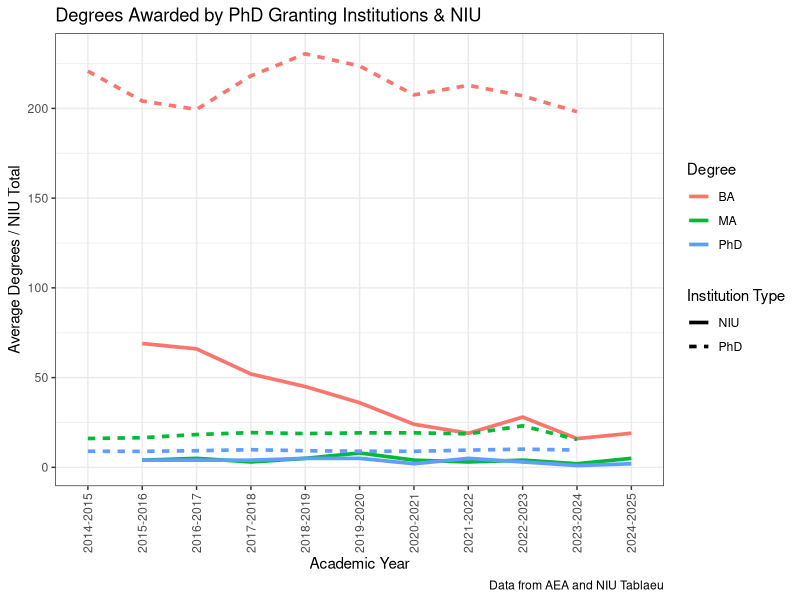
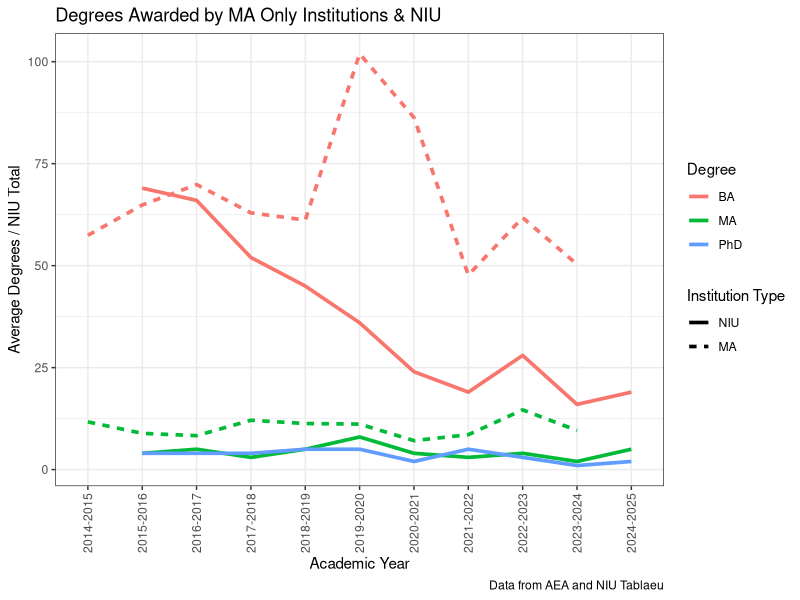
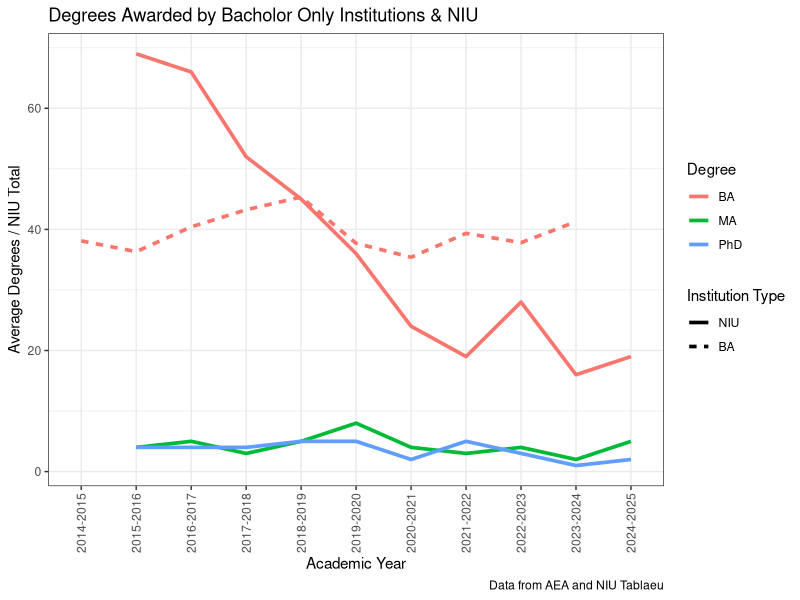
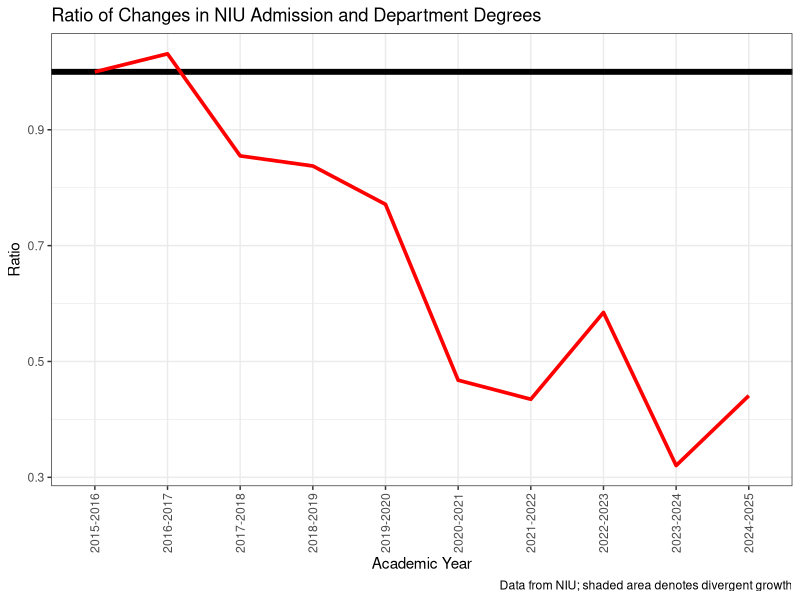
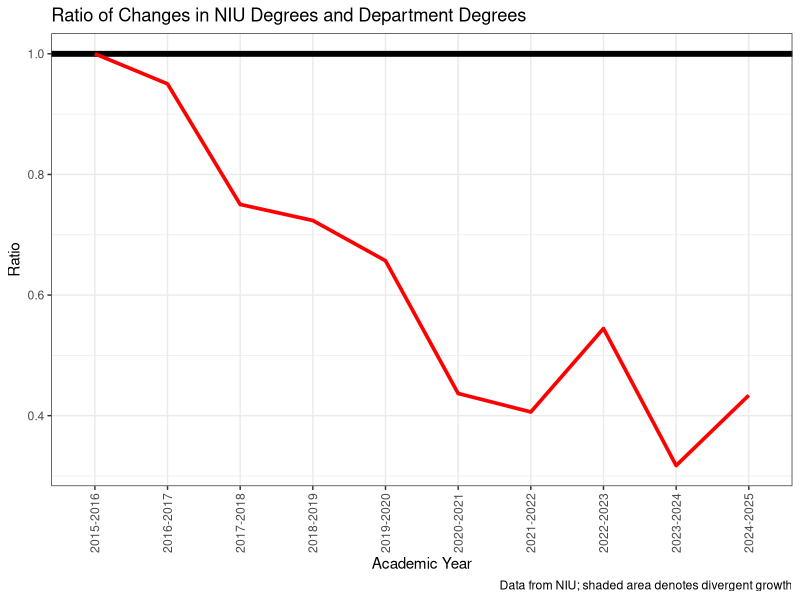
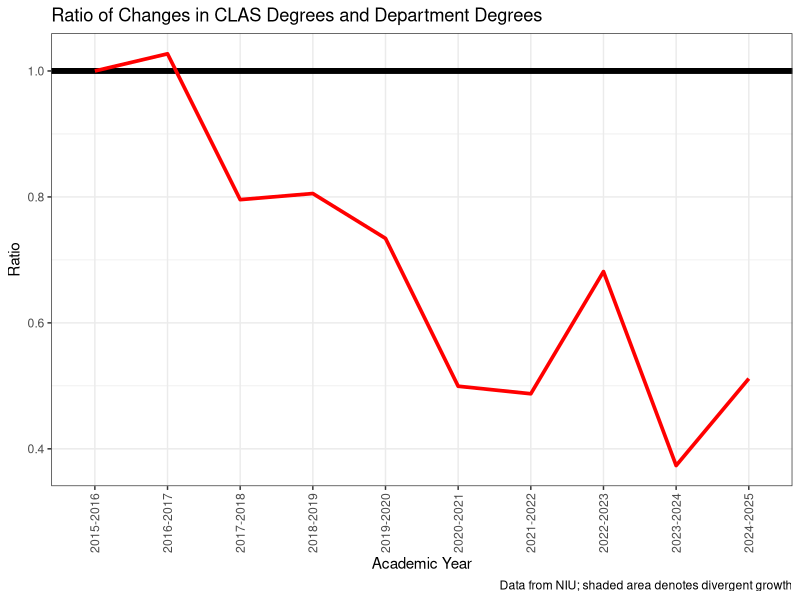
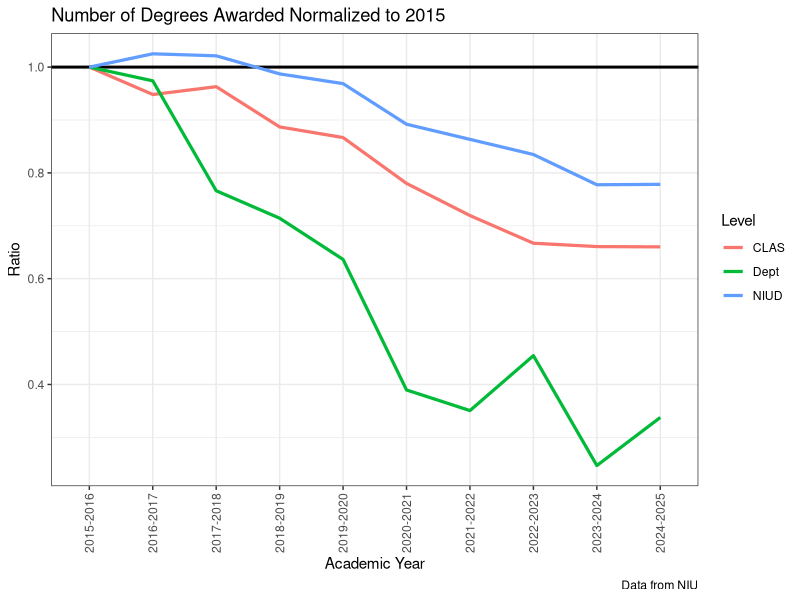

These figures' R source, in order:
rm(list = ls())

library(tidyverse)

#Load Data
AEA.degree <- read.csv(file = "./Data/AEA Degree Awarded.csv", header = TRUE, as.is = TRUE)
NIU.degree <- read.csv(file = "./Data/Tableau NIU Degree.csv", header = TRUE, as.is = TRUE)


#Degrees Awarded

niu.degree <- NIU.degree %>%
  filter(Degree != "NIU") %>%
  mutate(Degree2 = case_when(substr(Degree, 1, 1) == "B" ~ "BA",
                             TRUE ~ Degree)) %>%
  group_by(Degree2, Academic_Year) %>%
  summarise(count = sum(Count)) %>%
  ungroup() %>%
  mutate(N = 1,
         Institute_Type = "NIU") %>%
  rename("Degree" = "Degree2",
         "Count" = "count")

degree <- AEA.degree %>%
  bind_rows(niu.degree) %>%
  mutate(avg_degree = Count / N)



#Visualizations

degree2 <- degree %>%
  filter(Degree != "CLAS",
         Degree != "NIUD",
         !is.na(Count))

ggplot(degree2) +
  geom_line(aes(x = Academic_Year, y = avg_degree, color = Degree, 
                linetype = factor(Institute_Type, levels = c("NIU", "PhD")), group = interaction(Institute_Type, Degree)), 
            linewidth = 1.25,
            data=filter(degree2, Institute_Type == "PhD" | Institute_Type == "NIU"))+ 
  labs(title = "Degrees Awarded by PhD Granting Institutions & NIU",
       y = "Average Degrees / NIU Total",
       x = "Academic Year",
       caption = "Data from AEA and NIU Tablaeu",
       linetype = "Institution Type") +
  theme_bw()+
  theme(axis.text.x = element_text(angle = 90, vjust = 0.5, hjust=1)) 

ggplot(degree2) +
  geom_line(aes(x = Academic_Year, y = avg_degree, color = Degree, 
                linetype = factor(Institute_Type, levels = c("NIU", "MA")), group = interaction(Institute_Type, Degree)), 
            linewidth = 1.25,
            data=filter(degree2, Institute_Type == "MA" | Institute_Type == "NIU"))+ 
  labs(title = "Degrees Awarded by MA Only Institutions & NIU",
       y = "Average Degrees / NIU Total",
       x = "Academic Year",
       caption = "Data from AEA and NIU Tablaeu",
       linetype = "Institution Type") +
  theme_bw()+
  theme(axis.text.x = element_text(angle = 90, vjust = 0.5, hjust=1)) 

ggplot(degree) +
  geom_line(aes(x = Academic_Year, y = avg_degree, color = Degree, 
                linetype = factor(Institute_Type, levels = c("NIU", "BA")), group = interaction(Institute_Type, Degree)), 
            linewidth = 1.25,
            data=filter(degree2, Institute_Type == "BA" | Institute_Type == "NIU"))+ 
  labs(title = "Degrees Awarded by Bacholor Only Institutions & NIU",
       y = "Average Degrees / NIU Total",
       x = "Academic Year",
       caption = "Data from AEA and NIU Tablaeu",
       linetype = "Institution Type") +
  theme_bw()+
  theme(axis.text.x = element_text(angle = 90, vjust = 0.5, hjust=1)) 


#In terms of percentage changes in degrees awarded at NIU

year <- NIU.degree %>%
  filter(Degree != "BS",
         Degree != "BSFE" ,
         Degree != "MA",
         Degree != "PhD") %>%
  
  select(Academic_Year)


niu2 <- NIU.degree %>%
  mutate(Class = case_when(substr(Degree, 1, 1) == "B" ~ "Dept",
                             Degree == "MA" ~ "Dept",
                             Degree == "PhD" ~ "Dept",
                             TRUE ~ Degree)) %>%
  summarise(Count = sum(Count), .by = c(Class, Academic_Year)) %>%
  reframe(delta.count = Count/Count[1], .by = Class) %>%
  bind_cols(year) %>%
  pivot_wider(id_cols = Academic_Year, names_from = Class, values_from = delta.count ) %>%
  rename("NIUE" = "NIU") %>%
  mutate(growth_ad = Dept/NIUE,
         growth_da = Dept/NIUD,
         growth_clas = Dept/CLAS) %>%
  filter(!is.na(Dept)) %>%
  pivot_longer(cols = -"Academic_Year", names_to = "Level", values_to = "Rate")



ggplot(filter(niu2, Level == "growth_ad")) +
  geom_hline(aes(yintercept = 1.0), linewidth = 2) +
  #geom_hline(aes(yintercept = 0), linewidth = 1, linetype = "dashed") +
  #geom_rect(aes(xmin = 0.5, xmax = 1.5, ymin = -0.55, ymax = max(Rate)+.05), alpha = 0.025)+
  #geom_rect(aes(xmin = 6.5, xmax = 7.5, ymin = -0.55, ymax = max(Rate)+.05), fill = "blue", alpha = 0.025)+
  geom_line(aes(x = Academic_Year, y = Rate, group = 1), color = "red", linewidth = 1.25)+
  labs(title = "Ratio of Changes in NIU Admission and Department Degrees",
       y = "Ratio",
       x = "Academic Year",
       caption = "Data from NIU; shaded area denotes divergent growth") +
  theme_bw()+
  theme(axis.text.x = element_text(angle = 90, vjust = 0.5, hjust=1)) 


ggplot(filter(niu2, Level == "growth_da")) +
  geom_hline(aes(yintercept = 1.0), linewidth = 2) +
  #geom_hline(aes(yintercept = 0), linewidth = 1, linetype = "dashed") +
  #geom_rect(aes(xmin = 1.5, xmax = 2.5, ymin = -0.55, ymax = max(Rate)+.05), alpha = 0.025)+
  #geom_rect(aes(xmin = 6.5, xmax = 7.5, ymin = -0.55, ymax = max(Rate)+.05), fill = "blue", alpha = 0.025)+
  #geom_rect(aes(xmin = 8.5, xmax = 9.5, ymin = -0.55, ymax = max(Rate)+.05), fill = "blue", alpha = 0.025)+
  geom_line(aes(x = Academic_Year, y = Rate, group = 1), color = "red", linewidth = 1.25)+
  labs(title = "Ratio of Changes in NIU Degrees and Department Degrees",
       y = "Ratio",
       x = "Academic Year",
       caption = "Data from NIU; shaded area denotes divergent growth") +
  theme_bw()+
  theme(axis.text.x = element_text(angle = 90, vjust = 0.5, hjust=1)) 

ggplot(filter(niu2, Level == "growth_clas")) +
  geom_hline(aes(yintercept = 1.0), linewidth = 2) +
  #geom_hline(aes(yintercept = 0), linewidth = 1, linetype = "dashed") +
  #geom_rect(aes(xmin = 1.5, xmax = 2.5, ymin = -0.55, ymax = max(Rate)+.05), alpha = 0.025)+
  #geom_rect(aes(xmin = 6.5, xmax = 7.5, ymin = -0.55, ymax = max(Rate)+.05), fill = "blue", alpha = 0.025)+
  #geom_rect(aes(xmin = 8.5, xmax = 9.5, ymin = -0.55, ymax = max(Rate)+.05), fill = "blue", alpha = 0.025)+
  geom_line(aes(x = Academic_Year, y = Rate, group = 1), color = "red", linewidth = 1.25)+
  labs(title = "Ratio of Changes in CLAS Degrees and Department Degrees",
       y = "Ratio",
       x = "Academic Year",
       caption = "Data from NIU; shaded area denotes divergent growth") +
  theme_bw()+
  theme(axis.text.x = element_text(angle = 90, vjust = 0.5, hjust=1)) 

ggplot(filter(niu2, !grepl("growth|NIUE", Level))) +
  geom_hline(aes(yintercept = 1), linewidth = 1) +
  geom_line(aes(x = Academic_Year, y = Rate, group = Level, color = Level), linewidth = 1.1) +
  labs(title = "Number of Degrees Awarded Normalized to 2015",
       y = "Ratio",
       x = "Academic Year",
       caption = "Data from NIU") +
  theme_bw()+
  theme(axis.text.x = element_text(angle = 90, vjust = 0.5, hjust=1)) 



